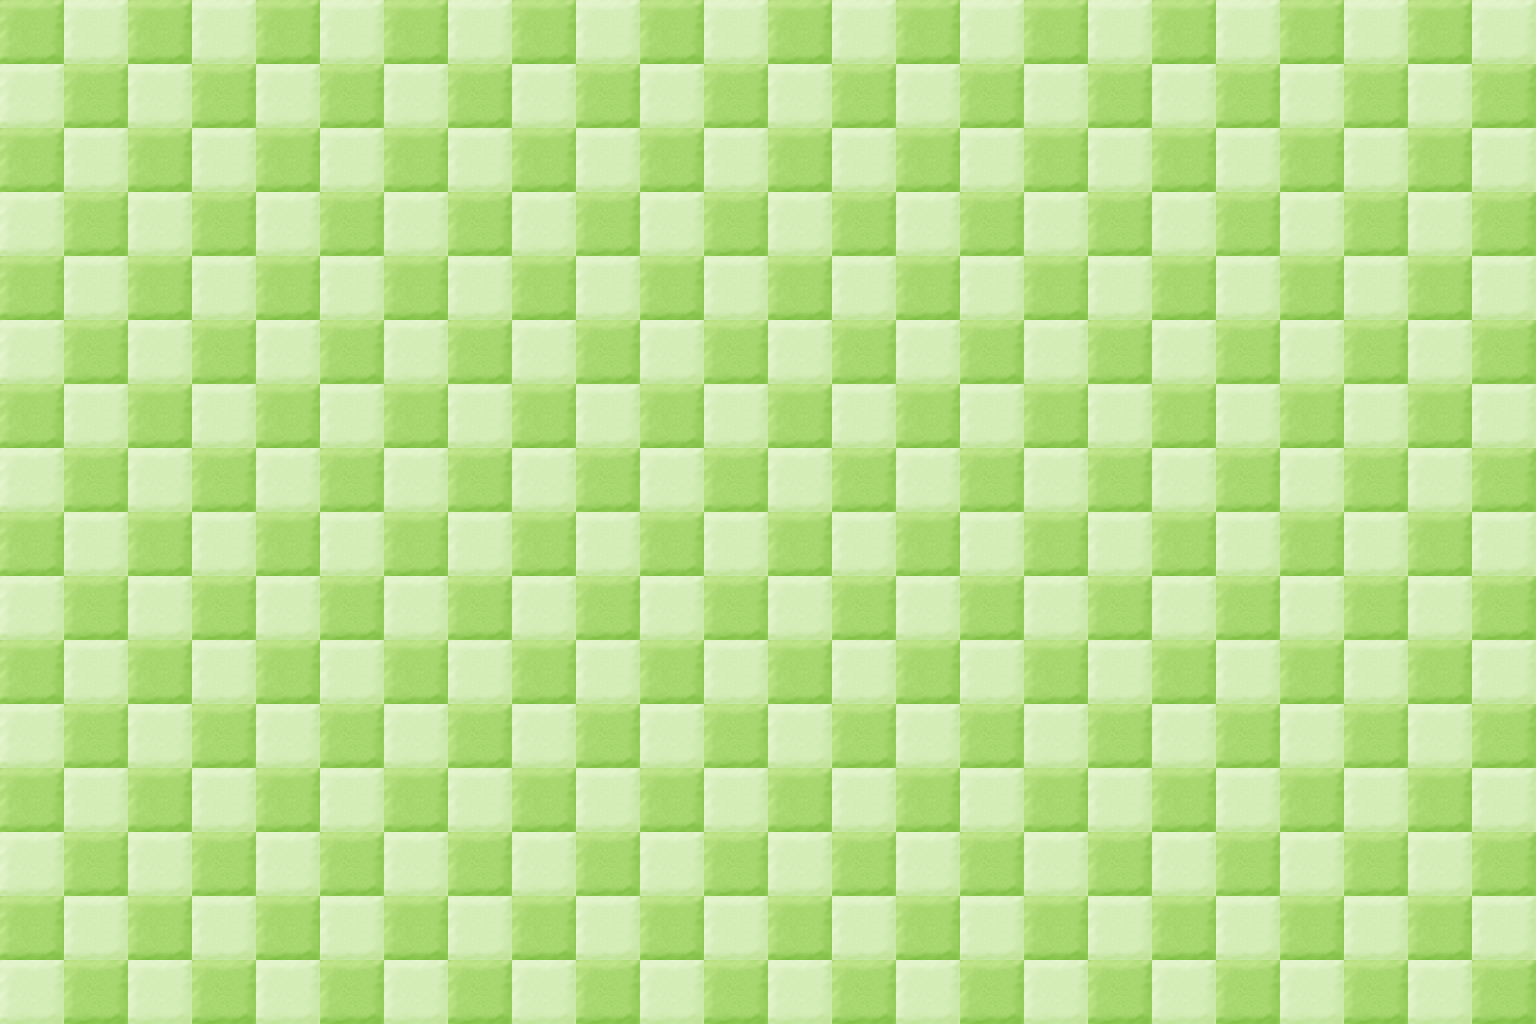

A level layout from a 2D game, rendered from its tile map. Below: a short description, then the map file with tile-grid data replaced by summaries:
An orthogonal 24x16 tile map with 64x64 px tiles, 1 tile layer (Tile Layer 1).

<map version="1.0" orientation="orthogonal" renderorder="right-down" width="24" height="16" tilewidth="64" tileheight="64" nextobjectid="1">
 <tileset firstgid="1" name="BGTile128" tilewidth="64" tileheight="64" tilecount="4" columns="2">
  <image source="BGTile128.png" width="128" height="128" />
 </tileset>
 <layer name="Tile Layer 1" width="24" height="16">
  <data>[384 cells, 384 non-empty, 4 distinct tile ids]</data>
 </layer>
</map>